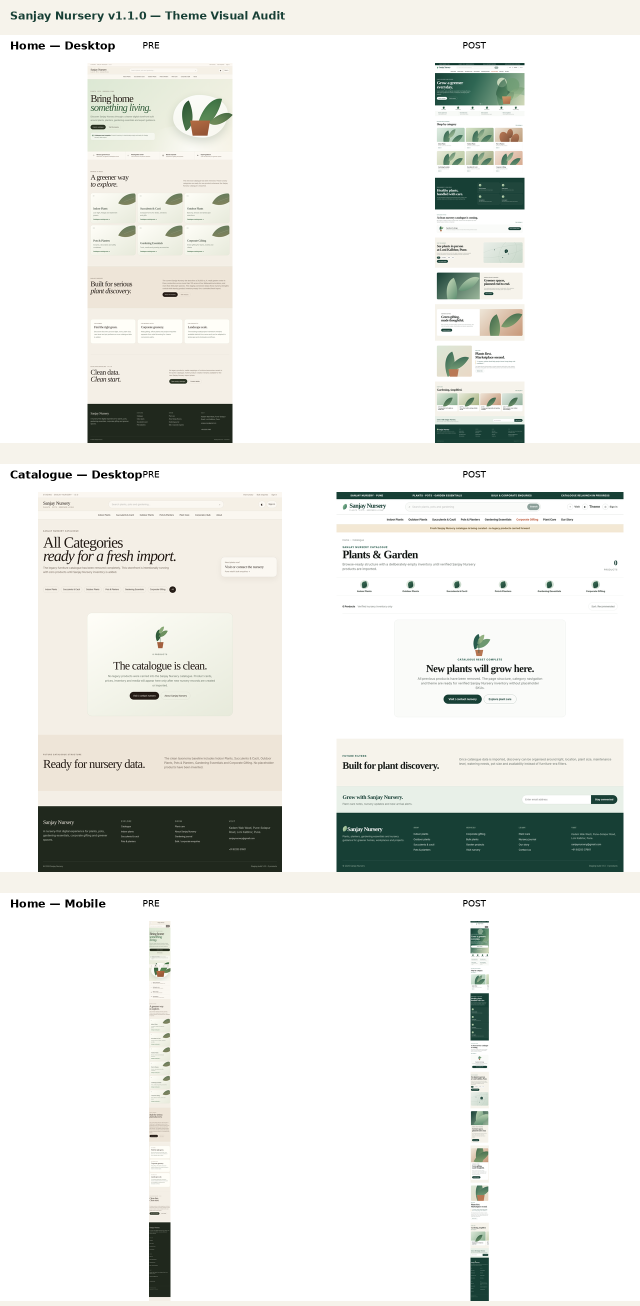
#> input picture THEME_PRE_POST_CONTACT_SHEET.png, 1280 x 2612 px (shown at 1/2 size)
$ python visual_worker.py ../THEME_PRE_POST_CONTACT_SHEET.png
#> lines starting #> are read from the running program, lines starting #| are printed output that depends on the picture
#!/usr/bin/env python3
import sys, json
from PIL import Image, ImageStat

def classify(rgb, brightness):
    r,g,b=rgb
    warmth=(r-b)/255.0
    if brightness>205: mood='light-airy'
    elif brightness<95: mood='moody-deep'
    else: mood='balanced-warm' if warmth>0.06 else 'balanced-neutral'
    palette=[]
    if warmth>0.08: palette=['warm ivory','natural oak','walnut']
    elif warmth<-0.05: palette=['soft grey','ash','charcoal']
    else: palette=['soft stone','leaf green','terracotta']
    return mood,palette

def main():
    if len(sys.argv)<2: print(json.dumps({'ok':False,'error':'image required'})); return 2
    try:
        with Image.open(sys.argv[1]) as im:
#> im is the input picture: PIL image 1280x2612 RGB; mean R, G, B 234.6, 235.7, 232.2
            im=im.convert('RGB'); im.thumbnail((720,720))
#> after `im.thumbnail((720, 720))`:
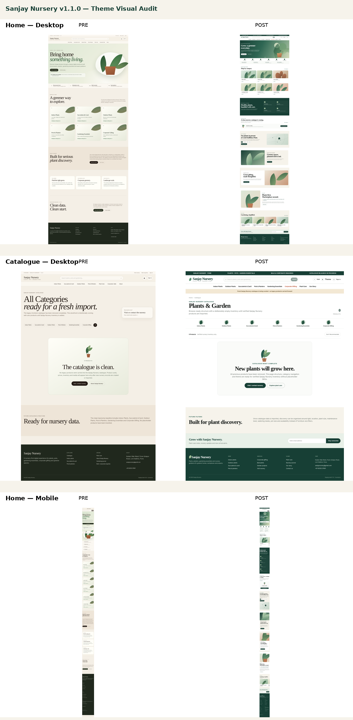
#> im: PIL image 353x720 RGB; mean R, G, B 234.5, 235.6, 232.1
            stat=ImageStat.Stat(im); rgb=[int(x) for x in stat.mean[:3]]; brightness=int(sum(rgb)/3)
#> after `rgb = [int(x) for x in stat.mean[:3]]`: rgb = [234, 235, 232]
#> after `brightness = int(sum(rgb) / 3)`: brightness = 233
            mood,palette=classify(rgb,brightness)
#> in classify, `r,g,b=rgb`: r = 234; g = 235; b = 232
#> in classify, `warmth=(r-b)/255.0`: warmth = 0.00784
#> mood = 'light-airy'; palette = ['soft stone', 'leaf green', 'terracotta']
            print(json.dumps({'ok':True,'provider':'sandbox-pillow-v1','average_rgb':rgb,'brightness':brightness,'visual_mood':mood,'palette':palette,'confidence':0.58}))
#| {"ok": true, "provider": "sandbox-pillow-v1", "average_rgb": [234, 235, 232], "brightness": 233, "visual_mood": "light-airy", "palette": ["soft stone", "leaf green", "terracotta"], "confidence": 0.58}
            return 0
    except Exception as e:
        print(json.dumps({'ok':False,'error':str(e)})); return 1
if __name__=='__main__': raise SystemExit(main())
#> (the program exits here)
